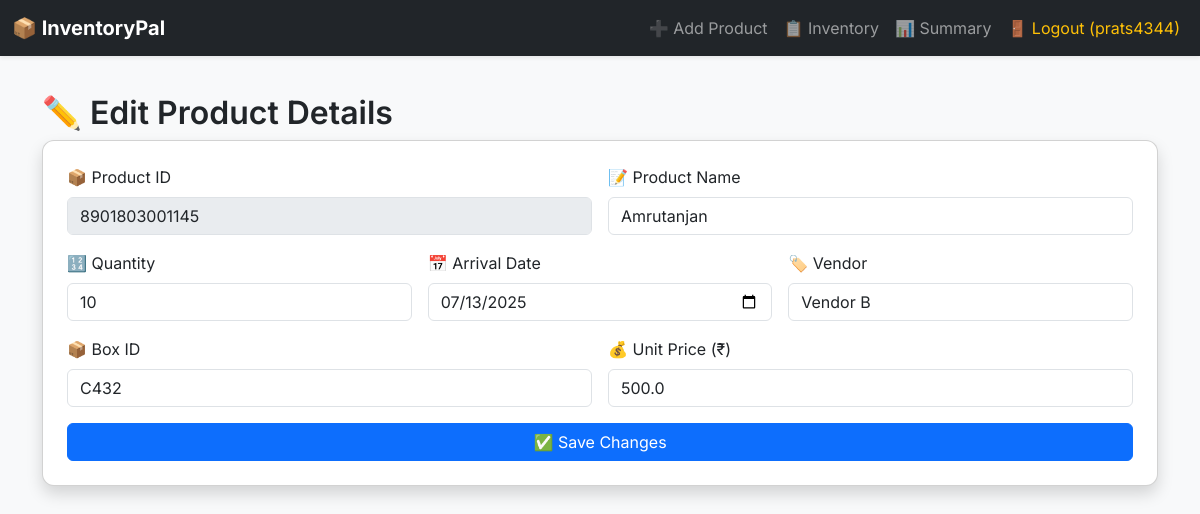
Screenshot of /edit/8901803001145 (signed in) with the database file from the repository.
### tables this page shows
CREATE TABLE inventory (
            product_id TEXT PRIMARY KEY,
            product_name TEXT,
            quantity INTEGER,
            arrival_date TEXT,
            source TEXT,
            box_id TEXT
        , unit_price REAL);

### app.py (the view)
@app.route('/edit/<product_id>', methods=['GET', 'POST'])
@login_required
def edit_product(product_id):
    with sqlite3.connect('inventory.db') as conn:
        c = conn.cursor()
        if request.method == 'POST':
            data = request.form
            c.execute('''UPDATE inventory SET product_name=?, quantity=?, arrival_date=?, source=?, box_id=?, unit_price=?
                         WHERE product_id=?''',
                      (data['product_name'], data['quantity'], data['arrival_date'], data['source'],
                       data['box_id'], data['unit_price'], product_id))
            conn.commit()
            flash('✅ Product updated!', 'success')
            return redirect('/inventory')
        else:
            c.execute("SELECT * FROM inventory WHERE product_id=?", (product_id,))
            product = c.fetchone()
            return render_template('edit.html', product=product)

### app.py (called while the page is built)
def login_required(func):
    from functools import wraps
    @wraps(func)
    def wrapper(*args, **kwargs):
        if 'user' not in session:
            flash('Please login to continue.', 'warning')
            return redirect('/login')
        return func(*args, **kwargs)
    return wrapper

### templates/edit.html (shortened to what this page needs)
{% extends 'base.html' %}
{% block content %}
<h2>✏️ Edit Product Details</h2>
<div class="card shadow p-4">
  <form method="POST">
    <div class="row g-3">
      <div class="col-md-6">
        <label class="form-label">📦 Product ID</label>
        <input type="text" class="form-control" value="{{ product[0] }}" disabled>
      </div>
      <div class="col-md-6">
        <label class="form-label">📝 Product Name</label>
        <input type="text" name="product_name" class="form-control" value="{{ product[1] }}" required>
      </div>
      <div class="col-md-4">
        <label class="form-label">🔢 Quantity</label>
        <input type="number" name="quantity" class="form-control" value="{{ product[2] }}" required>
      </div>
      <div class="col-md-4">
        <label class="form-label">📅 Arrival Date</label>
        <input type="date" name="arrival_date" class="form-control" value="{{ product[3] }}" required>
      </div>
      <div class="col-md-4">
        <label class="form-label">🏷️ Vendor</label>
        <input type="text" name="source" class="form-control" value="{{ product[4] }}" required>
      </div>
      <div class="col-md-6">
        <label class="form-label">📦 Box ID</label>
        <input type="text" name="box_id" class="form-control" value="{{ product[5] }}" required>
      </div>
      <div class="col-md-6">
        <label class="form-label">💰 Unit Price (₹)</label>
        <input type="number" name="unit_price" step="0.01" class="form-control" value="{{ product[6] }}" required>
      </div>
      <div class="col-12 d-grid">
        <button class="btn btn-primary">✅ Save Changes</button>
      </div>
    </div>
  </form>
</div>
{% endblock %}

### templates/base.html (style rules this page uses)
body { font-family: 'Inter', sans-serif; background-color: #f8f9fa; padding-top: 70px; }
h2 { font-weight: 600; }
.card { border-radius: 12px; }

### rows the page displays
inventory: product_id "8901803001145", product_name "Amrutanjan", quantity "10", arrival_date "07/13/2025", source "Vendor B", box_id "C432", unit_price "500.0"

### other values shown
{{ session.user }} "prats4344"
